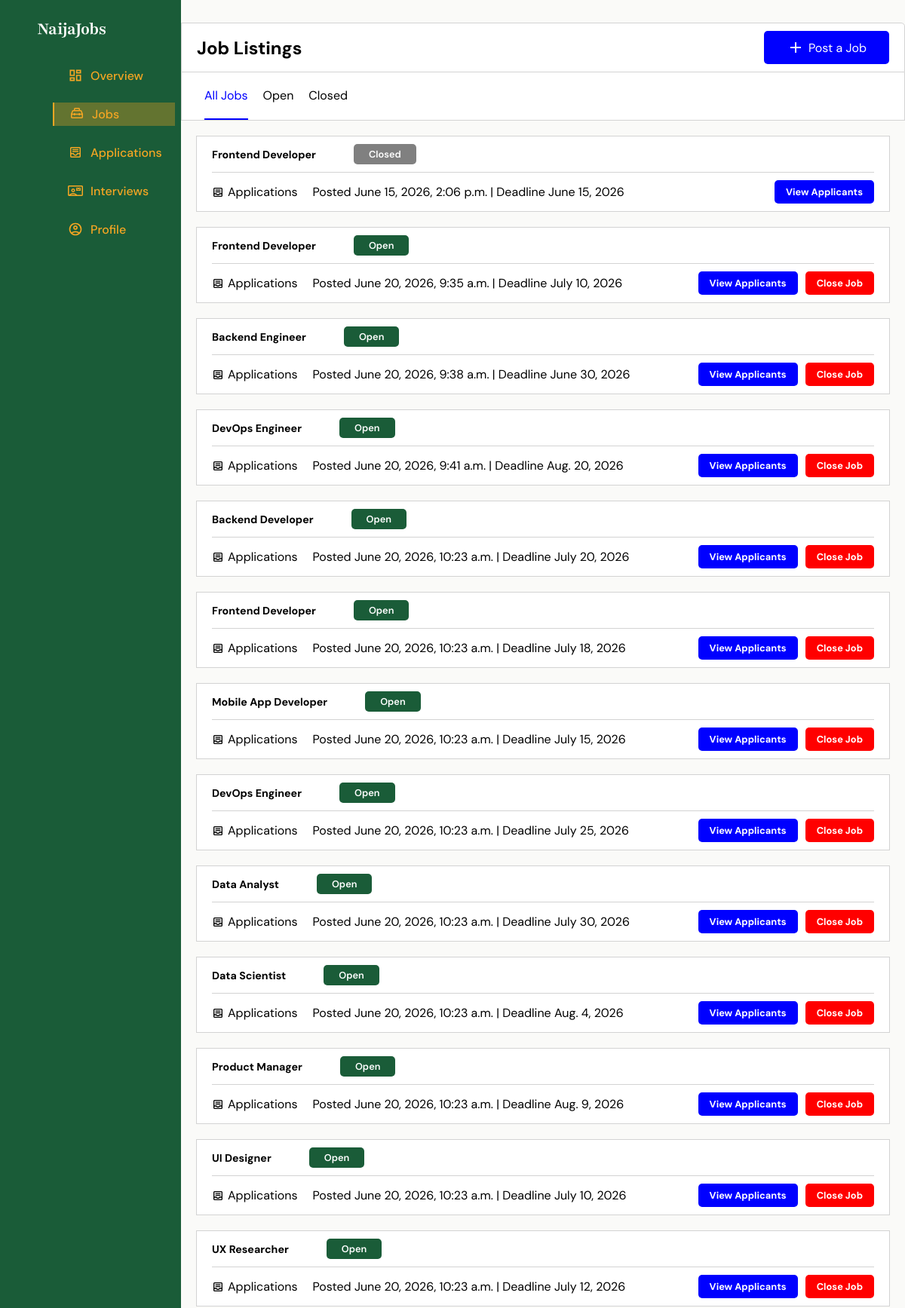
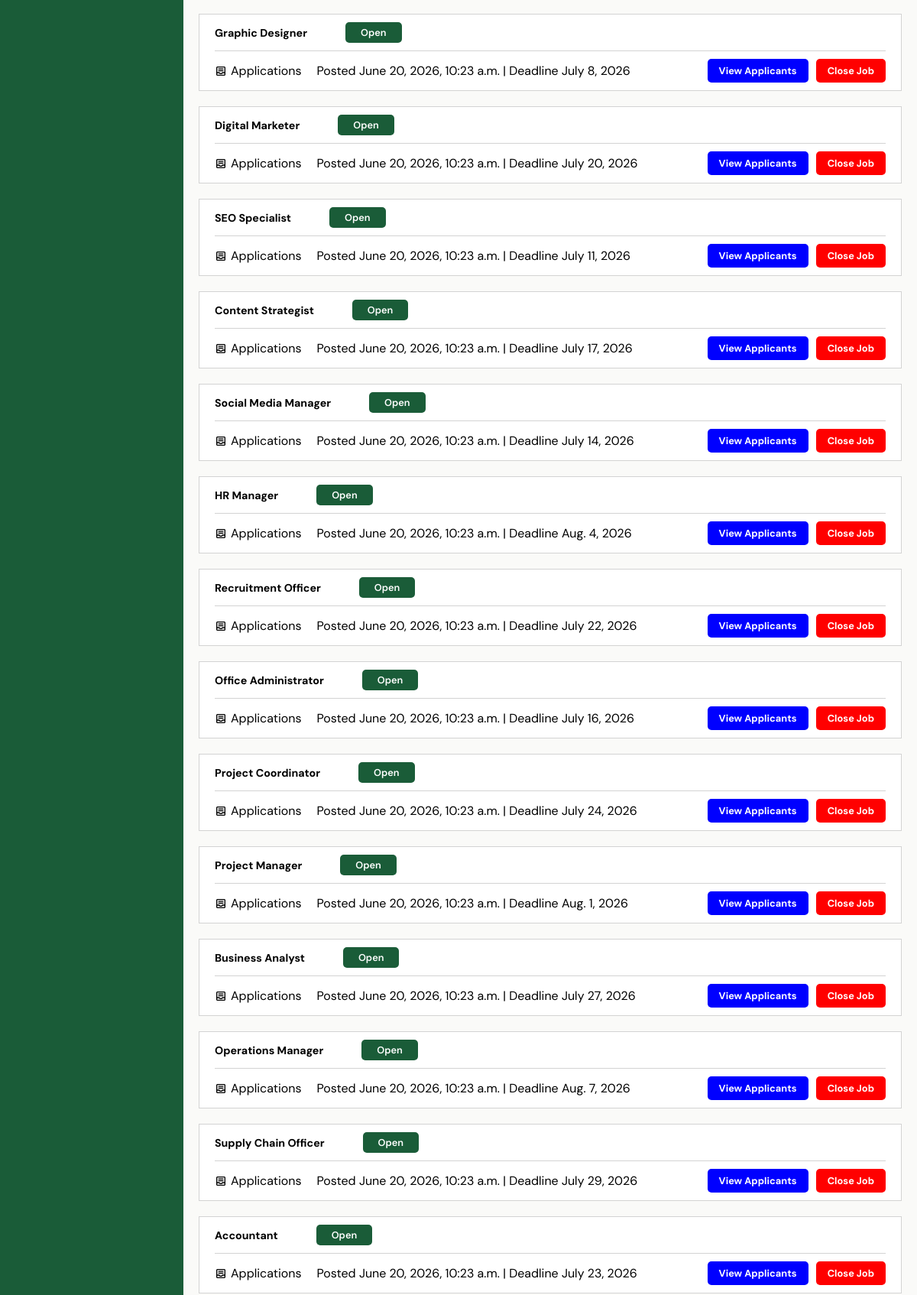
Screenshot of /employer/jobs (signed in, upper part) with the database file from the repository (2 pictures, top to bottom).
### Employer/models.py (models this page shows, shortened)
class JobPost(models.Model):
    user = models.ForeignKey(
        User,
        on_delete=models.CASCADE,
        related_name="job_posts"
    )
    status_options = (('open', 'Open'), ('closed', 'Closed'))
    type_options = (('full_time', 'Full Time'), ('part_time', 'Part Time'), ('internship', 'Internship'), ('contract', 'Contract'))
    title = models.CharField(max_length=50)
    job_type = models.CharField(max_length=50, choices=type_options, db_index=True)
    salary_min = models.PositiveIntegerField()
    salary_max = models.PositiveIntegerField()
    description = models.TextField()
    category = models.CharField(max_length=50, db_index=True)
    date_posted = models.DateTimeField(auto_now_add=True)
    date_closing = models.DateField()
    status = models.CharField(max_length=20, choices=status_options, db_index=True, default="Open")
    is_active = models.BooleanField(default=True)

### Employer/views.py (the view, shortened to what this page needs)
# urls.py: path('employer/jobs', views.employer_jobs, name='employer jobs'),
@login_required
def employer_jobs(request):
    user = request.user
    if user.role != "Employer":
        return redirect("home")
    if request.method == "GET":
        company = user.employer_profile
        my_jobs = user.job_posts.all()
        return render(request, 'employer/routes/jobs.html', {
            "employer" : company,
            "jobs" : my_jobs
        })

### templates/employer/routes/jobs.html (shortened to what this page needs)
{% extends "employer/base.html" %}
{% load static %}
{% block style %} <link rel="stylesheet" href="{% static 'css/jobs.css' %}"> {% endblock %}
{% block content %}
    {% if employer %}
        <div class="container">
            <section class="heading">
                <div class="head">
                    <h2>Job Listings</h2>
                    <button>
                        <img src="{% static 'svg/plus.svg' %}" width="24" alt="">
                        <p>Post a Job</p>
                    </button>
                </div>
                <nav>
                    <ul>
                        <li><button class="highlight">All Jobs</button></li>
                        <li><button>Open</button></li>
                        <li><button>Closed</button></li>
                    </ul>
                </nav>
            </section>
            <section class="body">
                {% if jobs %}
                    {% for job in jobs %}
                        {% if job.is_active %}
                            <div class="job-card">
                                <header>
                                    <h2>{{ job.title }}</h2>
                                    {% if job.status == "Open" %}
                                        <p>Open</p>
                                    {% else %}
                                        <p class="closed">Closed</p>
                                    {% endif %}
                                </header>
                                <main>
                                    <section>
                                        <p><img src="{% static 'svg/inbox-black.svg' %}" width="16" alt="">Applications</p>
                                        <p>Posted {{ job.date_posted }} | Deadline {{ job.date_closing }}</p>
                                    </section>
                                    <section>
                                        <a href="{% url 'employer applications' %}">View Applicants</a>
                                        {% if job.status == "Open" %}
                                            <form action="{% url 'close job' job.id %}" method="post">
                                                <button type="submit">Close Job</button>
                                            </form>
                                        {% endif %}
                                    </section>
                                </main>
                            </div>
                        {% endif %}
                    {% endfor %}
                {% else %}
                    <div class="empty">
                        <p>No job posted yet</p>
                    </div>
                {% endif %}
            </section>
        </div>
    {% else %}
        <div class="pro">
            <p>Don't have a profile?</p>
            <p>Click <a href="{% url 'employer profile' %}">Here</a> to go to and create company's pfrofile</p>
        </div>
    {% endif %}
{% endblock %}

### static/css/employer-base.css (style rules this page uses)
:root { --forest-green: #1A5C38; --Nigerian-gold: #F5A623; --bg-color: #FAFAF8; --text-color: #1A1A1A; --muted: #888888; }
* { margin: 0; padding: 0; box-sizing: border-box; }
body { background-color: var(--bg-color); display: flex; max-width: 100vw; width: 100vw; font: 1rem regular; max-height: 100vh; height: 100vh; overflow: hidden; }

### static/css/jobs.css (style rules this page uses)
:root { --forest-green: #1A5C38; --Nigerian-gold: #F5A623; --bg-color: #FAFAF8; --text-color: #1A1A1A; --muted: #888888; }
.container { width: 100%; height: 100%; padding-block: 30px; position: relative; }
.head { display: flex; justify-content: space-between; align-items: center; background-color: white; padding: 10px 20px; border: 1px solid lightgrey; border-top-right-radius: 5px; }
.head button { display: flex; border: 0; align-items: center; justify-content: center; padding: 10px 30px; border-radius: 5px; background-color: blue; color: white; font: 1rem regular; column-gap: 5px; }
.heading { display: flex; flex-direction: column; }
.heading nav { padding-inline: 30px; background-color: white; border: 1px solid lightgrey; border-top: 0px solid lightgrey; }
.heading nav ul { display: flex; column-gap: 20px; }
.heading nav ul li { list-style: none; }
.heading nav ul li button { border: 0; font: 1rem regular; background-color: transparent; padding: 20px 0px; }
.heading nav ul .highlight { border-bottom: 2px solid blue; color: blue; }
.job-card { margin-inline: 20px; padding: 10px 20px; background-color: white; margin-top: 20px; border: 1px solid lightgrey; }
.job-card header { display: flex; align-items: center; column-gap: 50px; font-size: .8rem; padding-bottom: 10px; }
.job-card header h2 { font-size: .89rem; }
.job-card header p { background-color: var(--forest-green); color: white; padding: 5px 20px; border-radius: 5px; font-weight: 600; }
.job-card header p.closed { background-color: grey; }
.job-card main { display: flex; align-items: center; justify-content: space-between; border-top: 1px solid lightgrey; padding-top: 10px; }
.job-card main section:first-child, .job-card main section:first-child p { display: flex; align-items: center; column-gap: 20px; }
.job-card main section:first-child p { column-gap: 5px; }
.job-card main section:nth-child(2) { display: flex; column-gap: 10px; }
.job-card main section:nth-child(2) a, .job-card main section:nth-child(2) form button { padding: 7px 15px; text-decoration: none; color: white; font: .8rem regular; font-weight: bold; border-radius: 5px; }
.job-card main section:nth-child(2) a:first-child { background-color: blue; }
.job-card main section:nth-child(2) form button { background-color: red; border: 0; cursor: pointer; }
.body { height: 100%; }

### rows the page displays
JobPost: title "Frontend Developer", status "Closed", is_active True (drawn), date_posted "June 15, 2026, 2:06 p.m.", date_closing "June 15, 2026"
JobPost: title "Frontend Developer", status "Open", is_active True (drawn), date_posted "June 20, 2026, 9:35 a.m.", date_closing "July 10, 2026"
JobPost: title "Backend Engineer", status "Open", is_active True (drawn), date_posted "June 20, 2026, 9:38 a.m.", date_closing "June 30, 2026"
JobPost: title "DevOps Engineer", status "Open", is_active True (drawn), date_posted "June 20, 2026, 9:41 a.m.", date_closing "Aug. 20, 2026"
JobPost: title "Backend Developer", status "Open", is_active True (drawn), date_posted "June 20, 2026, 10:23 a.m.", date_closing "July 20, 2026"
JobPost: title "Frontend Developer", status "Open", is_active True (drawn), date_posted "June 20, 2026, 10:23 a.m.", date_closing "July 18, 2026"
JobPost: title "Mobile App Developer", status "Open", is_active True (drawn), date_posted "June 20, 2026, 10:23 a.m.", date_closing "July 15, 2026"
JobPost: title "DevOps Engineer", status "Open", is_active True (drawn), date_posted "June 20, 2026, 10:23 a.m.", date_closing "July 25, 2026"
JobPost: title "Data Analyst", status "Open", is_active True (drawn), date_posted "June 20, 2026, 10:23 a.m.", date_closing "July 30, 2026"
JobPost: title "Data Scientist", status "Open", is_active True (drawn), date_posted "June 20, 2026, 10:23 a.m.", date_closing "Aug. 4, 2026"
JobPost: title "Product Manager", status "Open", is_active True (drawn), date_posted "June 20, 2026, 10:23 a.m.", date_closing "Aug. 9, 2026"
JobPost: title "UI Designer", status "Open", is_active True (drawn), date_posted "June 20, 2026, 10:23 a.m.", date_closing "July 10, 2026"
JobPost: title "UX Researcher", status "Open", is_active True (drawn), date_posted "June 20, 2026, 10:23 a.m.", date_closing "July 12, 2026"
JobPost: title "Graphic Designer", status "Open", is_active True (drawn), date_posted "June 20, 2026, 10:23 a.m.", date_closing "July 8, 2026"
JobPost: title "Digital Marketer", status "Open", is_active True (drawn), date_posted "June 20, 2026, 10:23 a.m.", date_closing "July 20, 2026"
JobPost: title "SEO Specialist", status "Open", is_active True (drawn), date_posted "June 20, 2026, 10:23 a.m.", date_closing "July 11, 2026"
JobPost: title "Content Strategist", status "Open", is_active True (drawn), date_posted "June 20, 2026, 10:23 a.m.", date_closing "July 17, 2026"
JobPost: title "Social Media Manager", status "Open", is_active True (drawn), date_posted "June 20, 2026, 10:23 a.m.", date_closing "July 14, 2026"
JobPost: title "HR Manager", status "Open", is_active True (drawn), date_posted "June 20, 2026, 10:23 a.m.", date_closing "Aug. 4, 2026"
JobPost: title "Recruitment Officer", status "Open", is_active True (drawn), date_posted "June 20, 2026, 10:23 a.m.", date_closing "July 22, 2026"
JobPost: title "Office Administrator", status "Open", is_active True (drawn), date_posted "June 20, 2026, 10:23 a.m.", date_closing "July 16, 2026"
JobPost: title "Project Coordinator", status "Open", is_active True (drawn), date_posted "June 20, 2026, 10:23 a.m.", date_closing "July 24, 2026"
JobPost: title "Project Manager", status "Open", is_active True (drawn), date_posted "June 20, 2026, 10:23 a.m.", date_closing "Aug. 1, 2026"
JobPost: title "Business Analyst", status "Open", is_active True (drawn), date_posted "June 20, 2026, 10:23 a.m.", date_closing "July 27, 2026"
JobPost: title "Operations Manager", status "Open", is_active True (drawn), date_posted "June 20, 2026, 10:23 a.m.", date_closing "Aug. 7, 2026"
JobPost: title "Supply Chain Officer", status "Open", is_active True (drawn), date_posted "June 20, 2026, 10:23 a.m.", date_closing "July 29, 2026"
JobPost: title "Accountant", status "Open", is_active True (drawn), date_posted "June 20, 2026, 10:23 a.m.", date_closing "July 23, 2026"
